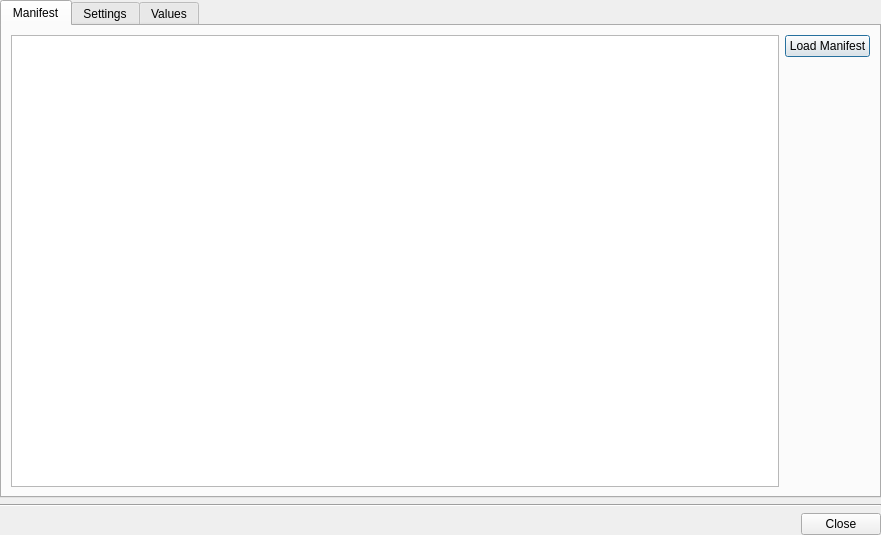
<?xml version="1.0" encoding="UTF-8"?>
<ui version="4.0">
 <class>CustomSettingsTestDialog</class>
 <widget class="QDialog" name="CustomSettingsTestDialog">
  <property name="geometry">
   <rect>
    <x>0</x>
    <y>0</y>
    <width>881</width>
    <height>535</height>
   </rect>
  </property>
  <layout class="QGridLayout" name="gridLayout">
   <property name="leftMargin">
    <number>0</number>
   </property>
   <property name="topMargin">
    <number>0</number>
   </property>
   <property name="rightMargin">
    <number>0</number>
   </property>
   <property name="bottomMargin">
    <number>0</number>
   </property>
   <item row="0" column="0">
    <widget class="QTabWidget" name="tabWidget">
     <property name="currentIndex">
      <number>0</number>
     </property>
     <property name="tabBarAutoHide">
      <bool>true</bool>
     </property>
     <widget class="QWidget" name="manifestTab">
      <attribute name="title">
       <string notr="true">Manifest</string>
      </attribute>
      <layout class="QGridLayout" name="gridLayout_2">
       <item row="1" column="1">
        <spacer name="verticalSpacer">
         <property name="orientation">
          <enum>Qt::Vertical</enum>
         </property>
         <property name="sizeHint" stdset="0">
          <size>
           <width>20</width>
           <height>40</height>
          </size>
         </property>
        </spacer>
       </item>
       <item row="0" column="0" rowspan="2">
        <widget class="QPlainTextEdit" name="manifestTextEdit"/>
       </item>
       <item row="0" column="1">
        <widget class="QPushButton" name="loadButton">
         <property name="text">
          <string notr="true">Load Manifest</string>
         </property>
        </widget>
       </item>
      </layout>
     </widget>
     <widget class="QWidget" name="settingsTab">
      <attribute name="title">
       <string notr="true">Settings</string>
      </attribute>
      <layout class="QVBoxLayout" name="verticalLayout_2">
       <item>
        <widget class="nx::client::desktop::CustomSettingsWidget" name="settingsWidget" native="true"/>
       </item>
      </layout>
     </widget>
     <widget class="QWidget" name="valuesTab">
      <attribute name="title">
       <string notr="true">Values</string>
      </attribute>
     </widget>
    </widget>
   </item>
   <item row="1" column="0">
    <widget class="Line" name="line">
     <property name="orientation">
      <enum>Qt::Horizontal</enum>
     </property>
    </widget>
   </item>
   <item row="2" column="0">
    <widget class="QDialogButtonBox" name="buttonBox">
     <property name="orientation">
      <enum>Qt::Horizontal</enum>
     </property>
     <property name="standardButtons">
      <set>QDialogButtonBox::Close</set>
     </property>
    </widget>
   </item>
  </layout>
 </widget>
 <customwidgets>
  <customwidget>
   <class>nx::client::desktop::CustomSettingsWidget</class>
   <extends>QWidget</extends>
   <header location="global">nx/client/desktop/custom_settings/widgets/custom_settings_widget.h</header>
   <container>1</container>
  </customwidget>
 </customwidgets>
 <resources/>
 <connections/>
</ui>
